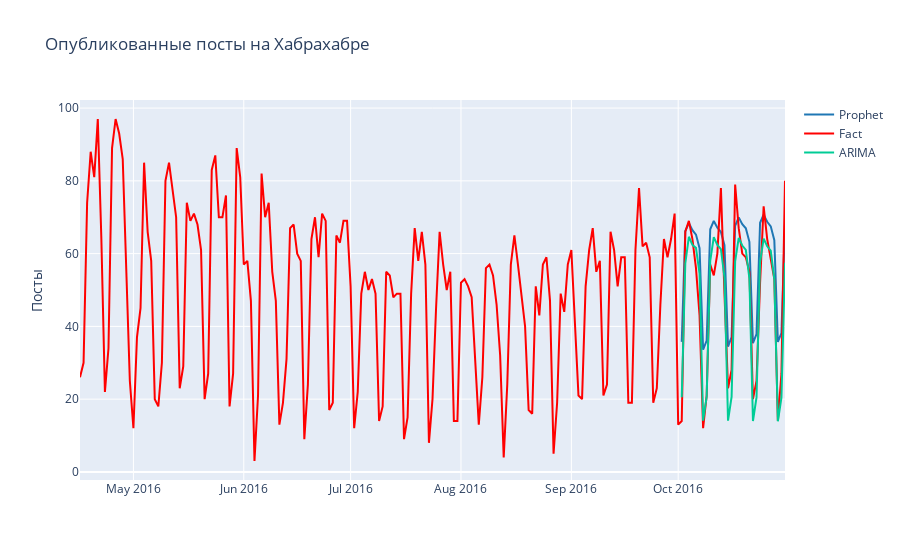

Here is the notebook cell this chart was saved with:
### Code cell
num_values = 200

forecast = go.Scatter(
    name='Prophet',
    x=cmp_df.tail(predictions).index,
    y=cmp_df.tail(predictions).yhat,
    mode='lines',
    line=dict(color='rgb(31, 119, 180)'),
)


fact = go.Scatter(
    name='Fact',
    x=cmp_df.tail(num_values).index,
    y=cmp_df.tail(num_values).y,
    marker=dict(color="red"),
    mode='lines',
)

arima = go.Scatter(
    name='ARIMA',
    x=cmp_df.tail(predictions).index,
    y=cmp_df.tail(predictions).forecast,
    mode='lines'
)

# Trace order can be important
# with continuous error bars
data = [forecast, fact, arima]

layout = go.Layout(
    yaxis=dict(title='Посты'),
    title='Опубликованные посты на Хабрахабре',
    showlegend = True)

fig = go.Figure(data=data, layout=layout)
iplot(fig, show_link=False)

### Figure 1 — Plotly figure (JSON) as saved in the notebook; plotly's stock layout.template omitted (floating-point values rounded to 4 significant figures; data arrays with more than 128 entries replaced by an {"elided": "..."} marker saying what was removed)
{"data": [{"line": {"color": "rgb(31, 119, 180)"}, "mode": "lines", "name": "Prophet", "type": "scatter", "x": ["2016-10-02T00:00:00", "2016-10-03T00:00:00", "2016-10-04T00:00:00", "2016-10-05T00:00:00", "2016-10-06T00:00:00", "2016-10-07T00:00:00", "2016-10-08T00:00:00", "2016-10-09T00:00:00", "2016-10-10T00:00:00", "2016-10-11T00:00:00", "2016-10-12T00:00:00", "2016-10-13T00:00:00", "2016-10-14T00:00:00", "2016-10-15T00:00:00", "2016-10-16T00:00:00", "2016-10-17T00:00:00", "2016-10-18T00:00:00", "2016-10-19T00:00:00", "2016-10-20T00:00:00", "2016-10-21T00:00:00", "2016-10-22T00:00:00", "2016-10-23T00:00:00", "2016-10-24T00:00:00", "2016-10-25T00:00:00", "2016-10-26T00:00:00", "2016-10-27T00:00:00", "2016-10-28T00:00:00", "2016-10-29T00:00:00", "2016-10-30T00:00:00", "2016-10-31T00:00:00"], "y": [35.74, 66.22, 68.4, 66.46, 65.23, 61.48, 33.58, 36.11, 66.7, 68.98, 67.12, 65.97, 62.29, 34.45, 37.04, 67.66, 69.96, 68.11, 66.95, 63.25, 35.37, 37.9, 68.46, 70.69, 68.75, 67.5, 63.7, 35.72, 38.14, 68.59]}, {"marker": {"color": "red"}, "mode": "lines", "name": "Fact", "type": "scatter", "x": {"elided": "200 str values"}, "y": {"elided": "200 int values"}}, {"mode": "lines", "name": "ARIMA", "type": "scatter", "x": ["2016-10-02T00:00:00", "2016-10-03T00:00:00", "2016-10-04T00:00:00", "2016-10-05T00:00:00", "2016-10-06T00:00:00", "2016-10-07T00:00:00", "2016-10-08T00:00:00", "2016-10-09T00:00:00", "2016-10-10T00:00:00", "2016-10-11T00:00:00", "2016-10-12T00:00:00", "2016-10-13T00:00:00", "2016-10-14T00:00:00", "2016-10-15T00:00:00", "2016-10-16T00:00:00", "2016-10-17T00:00:00", "2016-10-18T00:00:00", "2016-10-19T00:00:00", "2016-10-20T00:00:00", "2016-10-21T00:00:00", "2016-10-22T00:00:00", "2016-10-23T00:00:00", "2016-10-24T00:00:00", "2016-10-25T00:00:00", "2016-10-26T00:00:00", "2016-10-27T00:00:00", "2016-10-28T00:00:00", "2016-10-29T00:00:00", "2016-10-30T00:00:00", "2016-10-31T00:00:00"], "y": [20.5, 57.29, 64.63, 62.4, 61.58, 54.5, 14.09, 20.68, 57.99, 64.52, 62.41, 61.25, 53.44, 14.07, 20.59, 57.84, 64.31, 62.22, 61.04, 53.21, 13.99, 20.49, 57.65, 64.11, 62.02, 60.84, 53.02, 13.91, 20.38, 57.46]}], "layout": {"showlegend": true, "title": {"text": "Опубликованные посты на Хабрахабре"}, "yaxis": {"title": {"text": "Посты"}}}}
